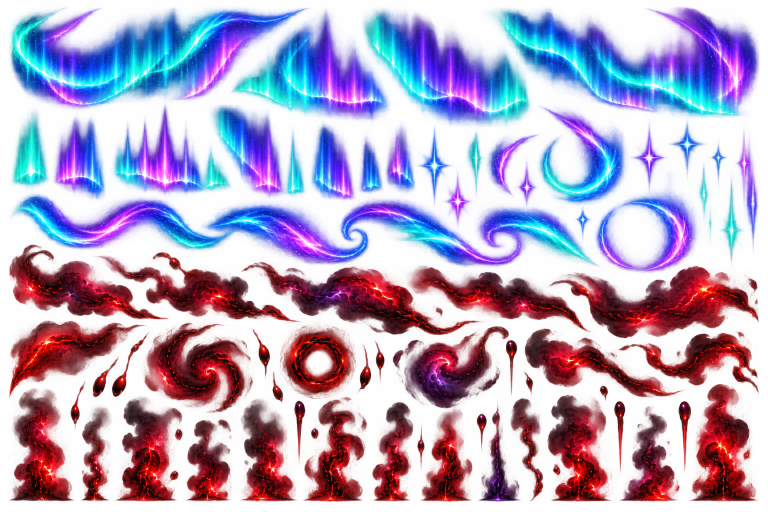
#> input picture assets/art/source/uploads/fx-aurora-and-blood.png, 1536 x 1024 px, given in place of scene-aurora-shrine.png, which was not available (shown at 1/2 size)
$ python build_scene_banners.py
#> lines starting #> are read from the running program, lines starting #| are printed output that depends on the picture; pictures that were not available may be replaced by others from this repository, and a replacement may not be noted
"""Crop the painted Area 2/3 scenes into the 6:1 banners at the top of event
and boss panels (assets/art/scenes/), and the Area 2/3 map charts (assets/art/ui/).

Place banners are named after the encounter (shrine.jpg). Later-area versions
of shared places carry the area: beacon-a2.jpg is the Distress Beacon in the
Aurora Reaches. js/ui.js PAINTED_BANNERS lists what exists.

    python3 tools/build_scene_banners.py
"""
import os
from PIL import Image

ROOT = os.path.dirname(os.path.dirname(os.path.abspath(__file__)))
SRC = os.path.join(ROOT, 'assets/art/source/uploads')
OUT = os.path.join(ROOT, 'assets/art/scenes')
W, H = 960, 160
# banner: (source painting, vertical centre of the crop as a fraction of its height)
BANNERS = {
    'shrine': ('scene-aurora-shrine.png', 0.47),
    'spire': ('scene-aurora-spire.png', 0.42),
    'starchart': ('scene-aurora-starchart.png', 0.45),
    'rift-a2': ('scene-aurora-rift.png', 0.42),
    'beacon-a2': ('scene-aurora-wrecks.png', 0.45),
    'lair-a2': ('scene-aurora-cavern.png', 0.48),
    'boss-a2': ('scene-aurora-battlefield.png', 0.45),
    'moonwell': ('scene-moonwell.png', 0.52),
    'bloodaltar': ('scene-blood-altar.png', 0.42),
    'crypt': ('scene-blood-crypt.png', 0.40),
    'beacon-a3': ('scene-blood-ruins.png', 0.45),
    'lair-a3': ('scene-blood-horns.png', 0.45),
    'boss-a3': ('scene-blood-cathedral.png', 0.45),
    'trader-a2': ('sky-aurora-trader.png', 0.45),
    'hangar-a2': ('sky-aurora-dock.png', 0.5),
    'guild-a2': ('sky-aurora-port.png', 0.42),
    'trader-a3': ('sky-blood-trader.png', 0.42),
    'hangar-a3': ('sky-blood-dock.png', 0.5),
    'guild-a3': ('sky-blood-port.png', 0.45),
}
# Map charts behind the Area 2/3 sky route: (source, vertical centre).
MAPS = {
    'map-sky-aurora': ('sky-aurora-night.png', 0.5),
    'map-sky-blood': ('sky-blood-calm.png', 0.5),
}
MAP_W, MAP_H = 1600, 430


def main():
    for name, (src, fy) in BANNERS.items():
        im = Image.open(os.path.join(SRC, src)).convert('RGB')
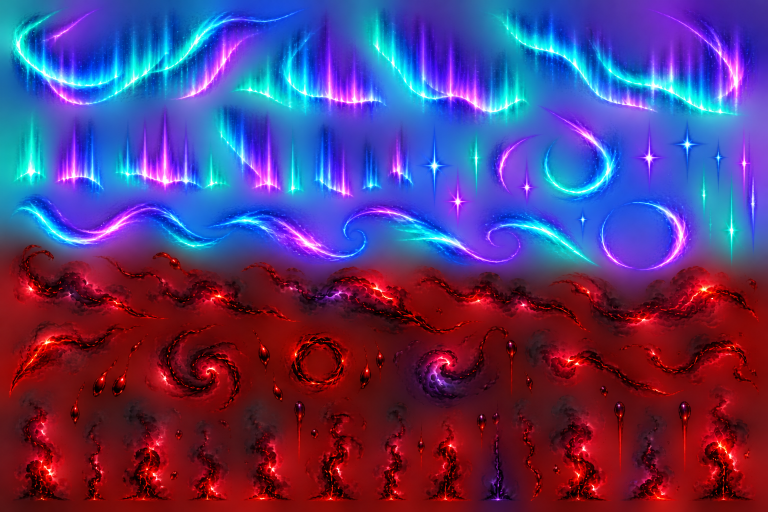
#> im: PIL image 1536x1024 RGB (shown at 1/2 size); mean R, G, B 88.6, 57, 117.2
        w, h = im.size
#> w = 1536; h = 1024
        ch = round(w * H / W)
#> ch = 256
        top = min(max(0, round(h * fy - ch / 2)), h - ch)
#> top = 353
        im.crop((0, top, w, top + ch)).resize((W, H), Image.LANCZOS).save(
            os.path.join(OUT, name + '.jpg'), quality=80, optimize=True, progressive=True)
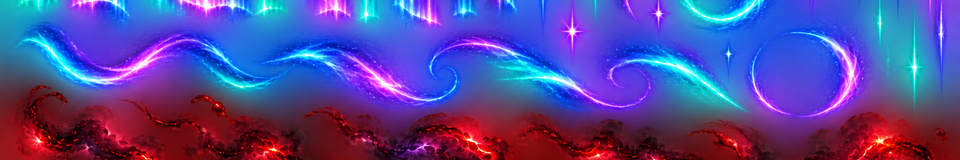
#> saved as shrine.jpg: PIL image 960x160 RGB; mean R, G, B 85.8, 71.7, 156.1
        print('wrote', name)
#> pass 2 of the loop in main, `for name, (src, fy) in BANNERS.items():`:
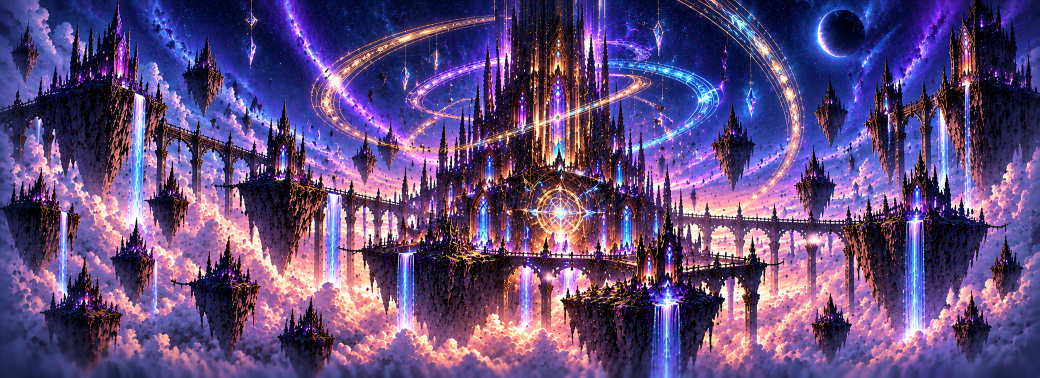
#> input picture assets/art/source/uploads/scene-aurora-spire.png, 2080 x 756 px (shown at 1/2 size)
#> in main, im is the input picture: PIL image 2080x756 RGB; mean R, G, B 97.3, 74.3, 124.8
#> in main, `im.crop((0, top, w, top + ch)).resize((W, H), Image.LANCZOS).save( os...`:
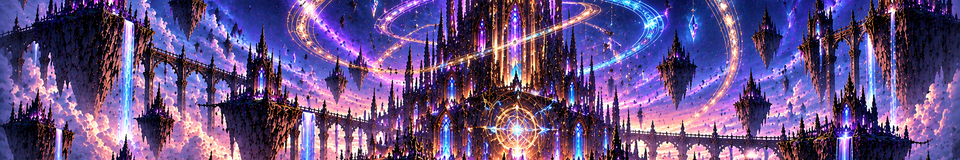
#> saved as spire.jpg: PIL image 960x160 RGB; mean R, G, B 102.4, 79.3, 131
#> pass 3 of the loop in main, `for name, (src, fy) in BANNERS.items():`:
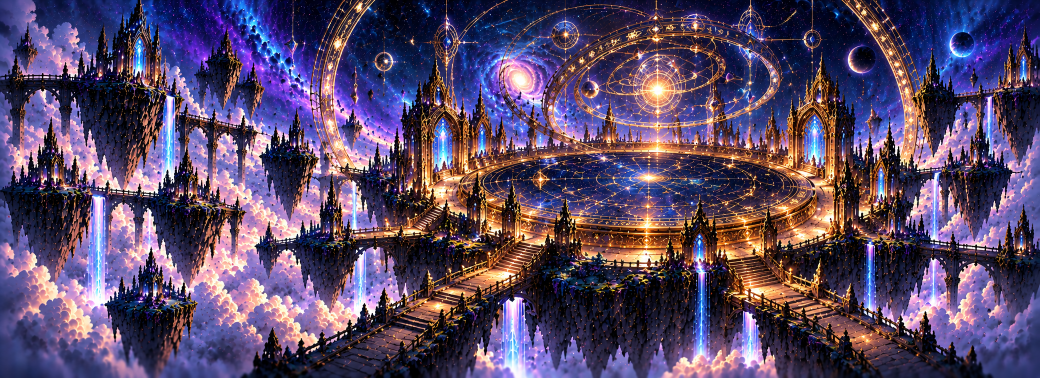
#> input picture assets/art/source/uploads/scene-aurora-starchart.png, 2080 x 756 px (shown at 1/2 size)
#> in main, im is the input picture: PIL image 2080x756 RGB; mean R, G, B 90.1, 72.9, 103.4
#> in main, `im.crop((0, top, w, top + ch)).resize((W, H), Image.LANCZOS).save( os...`:
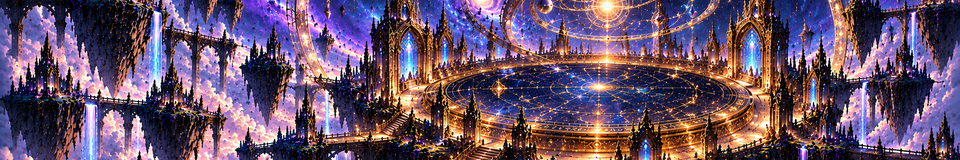
#> saved as starchart.jpg: PIL image 960x160 RGB; mean R, G, B 105.4, 82.1, 105.9
#> the loop made 8 passes; the first 3 are shown
    for name, (src, fy) in MAPS.items():
        im = Image.open(os.path.join(SRC, src)).convert('RGB')
        w, h = im.size
        ch = round(w * MAP_H / MAP_W)
        top = min(max(0, round(h * fy - ch / 2)), h - ch)
        im.crop((0, top, w, top + ch)).resize((MAP_W, MAP_H), Image.LANCZOS).save(
            os.path.join(ROOT, 'assets/art/ui', name + '.jpg'), quality=80, optimize=True, progressive=True)
        print('wrote', name)


if __name__ == '__main__':
#> (the run stopped early here; a loop or call above may not have finished)
